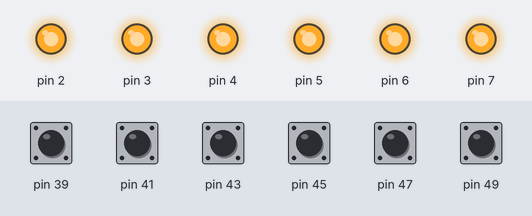
A program run on a simulated Arduino Mega 2560, built with avr-gcc and run on an emulated ATmega2560. Shown: output pins drawn as LEDs (lit = HIGH). The test bench sets the inputs (shaded band); at power-on: pin 39, pin 41, pin 43, pin 45, pin 47, pin 49 HIGH. WiFi joins after 1.5 s; servers stay silent unless stated; no MQTT or app messages arrive unless stated; what the program prints to the serial monitor is not drawn.

Above: at 1.2 s.
1.3 s: pin 41 pulled LOW for 0.15 s
At 2.2 s:
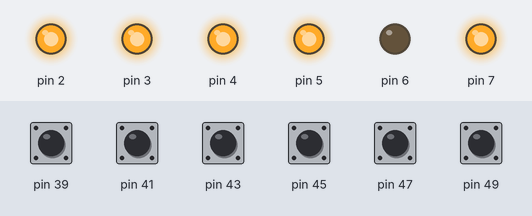
2.9 s: pin 43 pulled LOW for 0.15 s
At 3.4 s:
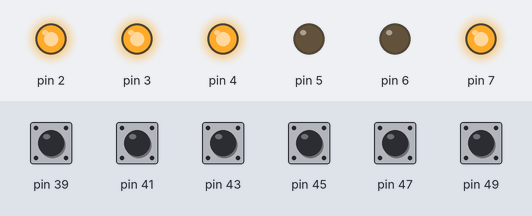
6.0 s: pin 45 pulled LOW for 0.15 s
At 7.0 s:
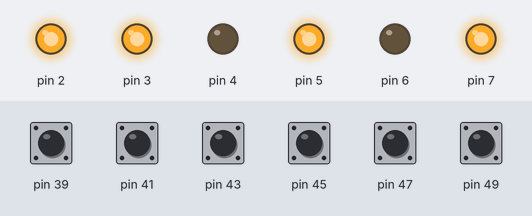
7.6 s: pin 47 pulled LOW for 0.15 s
At 8.2 s:
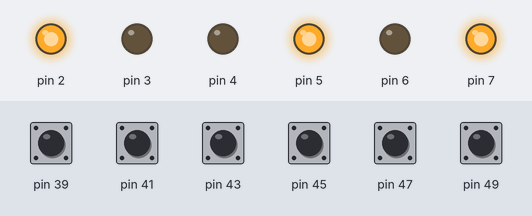
9.2 s: pin 39 pulled LOW for 0.15 s
At 9.5 s:
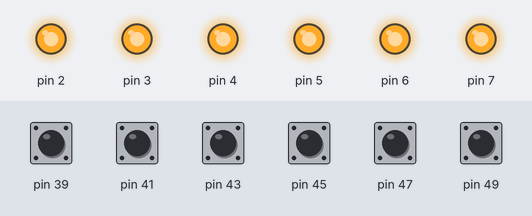
10.8 s: pin 49 pulled LOW for 0.15 s
At 11.8 s:
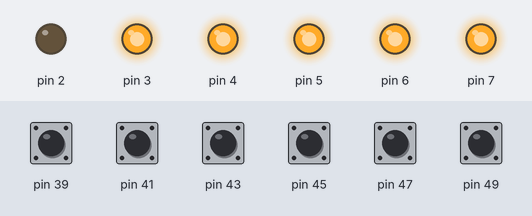
Timing chart, 0 to 13.4 s (numbered marks = the images above; inputs shaded):
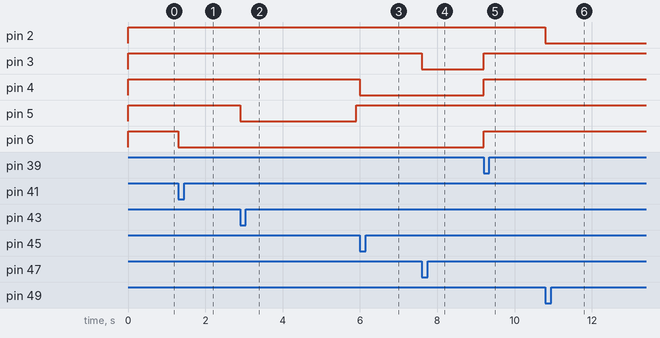

The program:

main.cpp
```cpp
// (licence header left out)
#include "App.h"

// Fancy C hack to let the processor force-reset.
// This is done using a null-pointer, yay!
void (* reset) (void) = 0;

// Create an empty instance of the application.
Omahku::App app;

void setup()
{
    if (!app.setup())
    {
        reset();
    }
}

void loop()
{
    app.loop();
}
```

App.cpp
```cpp
// (licence header left out)
#include "App.h"

using namespace Omahku;

App::App() = default;

App::~App() = default;

// Create outputs.
// Optional: output name in MQTT, if you do not
// specify this, the output pin number will be used.
DigitalOutput test2{Q_RELAY_1, "relay1"};
DigitalOutput test3{Q_RELAY_2};
DigitalOutput test4{Q_RELAY_3};
DigitalOutput test5{Q_RELAY_4};
DigitalOutput test6{Q_RELAY_5};
DigitalOutput test7{Q_RELAY_6};

bool App::setup()
{
    // Startup serial.
    #if INFO == 1
        Serial.begin(115200);
    #endif
    infoln(F("Starting up Omahku controller..."));

    // Setup Ethernet module.
    info(F("[      ] Setting up module Eth..."));
    if (ethernetModule.setup())
    {
        infoln(F("\r[  OK  ] Setting up module Omahku::Eth"));
    } else {
        infoln(F("\r[ FAIL ] Setting up module Omahku::Eth"));
    }

    // Setup MQTT module.
    info(F("[      ] Setting up module MQTT..."));
    if (mqttModule.setup())
    {
        infoln(F("\r[  OK  ] Setting up module Omahku::MQTT"));
    } else {
        infoln(F("\r[ FAIL ] Setting up module Omahku::MQTT"));
    }

    // Set up the digital outputs for use with MQTT.
    DigitalOutput::setMQTTInstance(&mqttModule);

    // Setup I/O.
    test2.addInput(I_PB_1)->addAllOffInput(I_PB_6);
    test3.addInputs(new uint8_t[1]{I_PB_2}, 1)->addAllOffInput(I_PB_6);
    test4.addInputs(new uint8_t[1]{I_PB_3}, 1)->addAllOffInput(I_PB_6)->setTimeDelay(0, 0, 10);
    test5.addInputs(new uint8_t[1]{I_PB_4}, 1)->addAllOffInput(I_PB_6)->setTimeDelay(3000);
    test6.addInputs(new uint8_t[1]{I_PB_5}, 1)->addAllOffInputs(new uint8_t[1]{I_PB_6}, 1);

    infoln(F("Omahku running."));

    return true;
}

void App::loop()
{
    // Loop over every digital output.
    DigitalOutput::loop();

    // Check if there is a link on the Ethernet port.
    // If there is no link, we don't need to keep checking for a new lease.
    // If there is a link, maintain it and maintain the lease.
    // Loop takes a long time to timeout -> Arduino inputs unresponsive.
    // This issue does not occur on an ESP32 with 2 cores.
    if (Ethernet.linkStatus() == LinkON)
    {
        // Handle Ethernet events and maintain the DHCP lease.
        ethernetModule.loop();

        // Handle MQTT looping.
        // It only makes sense to do it here, since if there
        // is no Ethernet connection, MQTT will not function.
        mqttModule.loop();
    }

    // Loop every second.
    if (millis() > timer + 1000)
    {
        timer = millis();
    }
}
```

App.h
```cpp
// (licence header left out)
#ifndef OMAHKU_APP
#define OMAHKU_APP

#include <Arduino.h>
#include "debug.h"
#include "config.h"
#include "lib/Eth/Eth.h"
#include "lib/MQTT/MQTT.h"
#include "lib/DigitalOutput/DigitalOutput.h"

namespace Omahku
{
    class App
    {
    protected:
        Eth ethernetModule;
        MQTT mqttModule;
    public:
        unsigned long timer;
        App();
        ~App();

        bool setup();
        void loop();
    };
}

#endif
```

constants.h
```cpp
// (licence header left out)
#define SECONDS 1000
#define MINUTES 60 * SECONDS
#define HOURS 60 * MINUTES
```

debug.h
```cpp
// (licence header left out)
#ifndef OMAHKU_DEBUG
#define OMAHKU_DEBUG

#define INFO 1
#define DEBUG 0

#if INFO == 1
    #define info(x) Serial.print(x)
    #define infoln(x) Serial.println(x)
#else
    #define info(x)
    #define infoln(x)
#endif

#if DEBUG == 1
    #define debug(x) info(x)
    #define debugln(x) infoln(x)
#else
    #define debug(x)
    #define debugln(x)
#endif

#endif
```

config.h
```cpp
///////////////////////////////////////////
//                                       //
//  General                              //
//                                       //
///////////////////////////////////////////

// # Ethernet settings
// Hostname of the MCU
#define CUSTOM_HOST_NAME "arduino01"

// MAC address of the MCU
// For example: 74:69:69:2D:30:31 becomes 0x74, 0x69, 0x69, 0x2D, 0x30, 0x31
#define MAC_ADDR_BYTE_1 0x74
#define MAC_ADDR_BYTE_2 0x69
#define MAC_ADDR_BYTE_3 0x69
#define MAC_ADDR_BYTE_4 0x2D
#define MAC_ADDR_BYTE_5 0x30
#define MAC_ADDR_BYTE_6 0x31

// # MQTT settings
// Client name
// Default: same name as the host name
#define MQTT_CLIENT_ID CUSTOM_HOST_NAME

// MQTT server IP address
#define MQTT_SERVER_ADDRESS IPAddress(192, 168, 10, 240)

// MQTT server port
// Default: 1883
#define MQTT_SERVER_PORT 1883

///////////////////////////////////////////
//                                       //
//  Inputs                               //
//                                       //
///////////////////////////////////////////
// Inputs - Push Buttons
// You can name these however you want.
// Recommendation: I_PB_<FLOOR>_<ROOM>_<NAME OR NUMBER>
// Example: I_PB_FIRSTFLOOR_BEDROOM1_RIGHT
#define I_PB_1 49
#define I_PB_2 47
#define I_PB_3 45
#define I_PB_4 43
#define I_PB_5 41
#define I_PB_6 39

// Inputs - Switches
// You can name these however you want.
// Recommendation: I_PB_<FLOOR>_<ROOM>_<NAME OR NUMBER>
// Example: I_SW_FIRSTFLOOR_BEDROOM1_LEFT
#define I_SW_1_1 48
#define I_SW_1_2 46
#define I_SW_2_1 44
#define I_SW_2_2 42
#define I_SW_3_1 40
#define I_SW_3_2 38
#define I_SW_4_1 36
#define I_SW_4_2 34

///////////////////////////////////////////
//                                       //
//  Outputs                              //
//                                       //
///////////////////////////////////////////
// Outputs - Digital
// You can name these however you want.
// Recommendation: I_PB_<FLOOR>_<ROOM>_<NAME OR NUMBER>
// Example: Q_FIRSTFLOOR_BEDROOM1_CEILING
#define Q_RELAY_1 2
#define Q_RELAY_2 3
#define Q_RELAY_3 4
#define Q_RELAY_4 5
#define Q_RELAY_5 6
#define Q_RELAY_6 7
#define Q_RELAY_7 8
#define Q_RELAY_8 9

///////////////////////////////////////////
//                                       //
//  Settings                             //
//                                       //
///////////////////////////////////////////
// You can change these if the program does not fit on the MCU.

// Maximum amount of physical outputs that the program supports.
#define MAX_AMOUNT_OF_INSTANCES 100

// Maximum amount of input pins that a single output supports.
#define MAX_AMOUNT_OF_INPUT_PINS 8

// Maximum amount of all off input pins that a single output supports.
#define MAX_AMOUNT_OF_ALL_OFF_INPUT_PINS 8
```

DigitalOutput.cpp
```cpp
// (licence header left out)
#include "DigitalOutput.h"

using namespace Omahku;

uint8_t DigitalOutput::_instanceCount = 0;
DigitalOutput *DigitalOutput::_instances[MAX_AMOUNT_OF_INSTANCES] = {};
MQTT *DigitalOutput::_mqttInstance = nullptr;

DigitalOutput::DigitalOutput(uint8_t outputPin, const char *outputName)
{
    // If there is no output name set, give it
    // the value of the output pin number.
    if (outputName == nullptr) itoa(outputPin, _outputName, 10);
    else strncpy(_outputName, outputName, 40);

    sprintf(_topicName, "%s/%s/%s", CUSTOM_HOST_NAME, "/output/", _outputName);

    // Initialize the pin as an output.
    pinMode(outputPin, OUTPUT);

    // Set the class instance parameters.
    _state = false;
    _outputPin = outputPin;
    setState(false);

    // Setup the input pins.
    _inputPinCount = 0;
    _inputPins[MAX_AMOUNT_OF_INPUT_PINS] = {};
    _allOffPinCount = 0;
    _allOffPins[MAX_AMOUNT_OF_ALL_OFF_INPUT_PINS] = {};

    // Set the time to 0 and disable the function.
    _timeDelay = 0;
    _timeDelayFunction = false;

    // Perform some clever pointer assignment so
    // that we don't have to manually call handle()
    // for every instance.
    _instances[_instanceCount] = this;
    _instanceCount++;
}

DigitalOutput::~DigitalOutput() = default;

DigitalOutput* DigitalOutput::addInput(uint8_t inputPin)
{
    // Set the input pin, as an input pin, obviously.
    pinMode(inputPin, INPUT_PULLUP);

    // Add the input pin to the array.
    _inputPins[_inputPinCount] = inputPin;
    _inputPinCount++;

    return this;
}

DigitalOutput* DigitalOutput::addInputs(uint8_t inputPin[], uint8_t size)
{
    for (uint8_t i = 0; i < size; i++)
    {
        // Set the input pin, as an input pin, obviously.
        pinMode(inputPin[i], INPUT_PULLUP);

        // Add the input pin to the array.
        _inputPins[_inputPinCount] = inputPin[i];
        _inputPinCount++;
    }

    return this;
}

DigitalOutput* DigitalOutput::addAllOffInput(uint8_t inputPin)
{
    // Set the input pin, as an input pin, obviously.
    pinMode(inputPin, INPUT_PULLUP);

    // Add the input pin to the array.
    _allOffPins[_allOffPinCount] = inputPin;
    _allOffPinCount++;

    return this;
}

DigitalOutput* DigitalOutput::addAllOffInputs(uint8_t inputPin[], uint8_t size)
{
    for (uint8_t i = 0; i < size; i++)
    {
        // Set the input pin, as an input pin, obviously.
        pinMode(inputPin[i], INPUT_PULLUP);

        // Add the input pin to the array.
        _allOffPins[_allOffPinCount] = inputPin[i];
        _allOffPinCount++;
    }

    return this;
}

void DigitalOutput::loop()
{
    // Loop over every instance and call it's handle() function.
    for (uint8_t i = 0; i < _instanceCount; i++)
    {
        _instances[i]->handle();
    }
}

// Set the MQTT instance globally for the DigitalOutput class.
void DigitalOutput::setMQTTInstance(MQTT* mqttInstance)
{
    _mqttInstance = mqttInstance;
}

void DigitalOutput::handle()
{
    // Loop over every input pin, and check it's state.
    for (size_t i = 0; i < _inputPinCount; i++)
    {
        // If the input pin is low (pull-up so pull low for active)
        // enter the if function, change the output state, write
        // the output state and then wait until the switch comes
        // high again (released), then we wait 200msec because of contact
        // rumbling happening (read Schmitt Trigger).
        // CHANGEME: PII and PQI should be implemented here for non-blocking usage.
        if (digitalRead(_inputPins[i]) == 0)
        {
            setState(!_state);

            if (_timeDelayFunction) _timeStampOn = millis();

            while (digitalRead(_inputPins[i]) == 0) {}
            delay(200);
        }
    }

    // Loop over all-out input pin, and check it's state.
    for (size_t i = 0; i < _allOffPinCount; i++)
    {
        if (digitalRead(_allOffPins[i]) == 0)
        {
            setState(false);
        }
    }

    // If the time delay function is enabled AND the
    // output is turned on, check if the time differential
    // has been exceeded yet. If it has, turn off the output.
    if (_timeDelayFunction && _state)
    {
        unsigned long timeDifferential = millis() - _timeStampOn;
        if (timeDifferential > _timeDelay)
        {
            setState(false);
        }
    }
}

void DigitalOutput::setState(bool state)
{
    // Set the output state.
    // True is on, false is off.
    _state = state;
    digitalWrite(_outputPin, !_state);

    // If MQTT is enabled, update the status in MQTT.
    if (_mqttInstance != nullptr)
    {
        _mqttInstance->client.publish(_topicName, _state ? "true" : "false");
    }
}

bool DigitalOutput::getState()
{
    // Get the output state.
    // True is on, false is off.
    return _state;
}

void DigitalOutput::setTimeDelay(unsigned long msec)
{
    // Turn on the time delay function.
    _timeDelayFunction = true;

    // Set the total time in msec that is needed.
    _timeDelay = msec;
}

void DigitalOutput::setTimeDelay(int hours, int minutes, int seconds)
{
    // Turn on the time delay function.
    _timeDelayFunction = true;

    // Calculate the total time in msec that is needed.
    _timeDelay = hours * HOURS + minutes * MINUTES + seconds * SECONDS;
}
```

DigitalOutput.h
```cpp
// (licence header left out)
#ifndef OMAHKU_DIGITALOUTPUT
#define OMAHKU_DIGITALOUTPUT

#include <Arduino.h>
#include "lib/MQTT/MQTT.h"
#include "constants.h"

namespace Omahku
{
    class DigitalOutput
    {
    protected:
        // Support a maximum of MAX_AMOUNT_OF_INSTANCES outputs.
        static uint8_t _instanceCount;
        static DigitalOutput* _instances[MAX_AMOUNT_OF_INSTANCES];
        static MQTT* _mqttInstance;

        // Output name and topic for MQTT.
        char _outputName[30];
        char _topicName[100];

        // Output pin and state.
        uint8_t _outputPin;
        bool _state;

        // Supporting a maximum of MAX_AMOUNT_OF_INPUT_PINS push button inputs per output pin.
        uint8_t _inputPinCount;
        uint8_t _inputPins[MAX_AMOUNT_OF_INPUT_PINS];

        // All-out input.
        uint8_t _allOffPinCount;
        uint8_t _allOffPins[MAX_AMOUNT_OF_ALL_OFF_INPUT_PINS];

        // Timer function
        // Turn the light off after a specified amount of time.
        unsigned long _timeStampOn;
        unsigned long _timeDelay;
        bool _timeDelayFunction;

        void handle();
    public:
        DigitalOutput(uint8_t outputPin) : DigitalOutput(outputPin, nullptr) {};
        DigitalOutput(uint8_t outputPin, const char *outputName);
        ~DigitalOutput();

        static void loop();
        static void setMQTTInstance(MQTT* mqttInstance);

        DigitalOutput* addInput(uint8_t inputPin);
        DigitalOutput* addInputs(uint8_t inputPin[], uint8_t size);
        DigitalOutput* addAllOffInput(uint8_t inputPin);
        DigitalOutput* addAllOffInputs(uint8_t inputPin[], uint8_t size);

        void setState(bool state);
        bool getState();

        void setTimeDelay(unsigned long msec);
        void setTimeDelay(int hours, int minutes, int seconds);
    };
}

#endif
```

Eth.cpp
```cpp
#include "Eth.h"

using namespace Omahku;

Eth::Eth() = default;

Eth::~Eth() = default;

bool Eth::setup()
{
    byte macAddress[] = {
        MAC_ADDR_BYTE_1,
        MAC_ADDR_BYTE_2,
        MAC_ADDR_BYTE_3,
        MAC_ADDR_BYTE_4,
        MAC_ADDR_BYTE_5,
        MAC_ADDR_BYTE_6
    };

    // Start the Ethernet connection with the MAC address and specify a timeout of 5 seconds.
    if (Ethernet.begin(macAddress, 5000UL) == 0)
    {
        debugln("Failed to configure Ethernet using DHCP.");

        if (Ethernet.hardwareStatus() == EthernetNoHardware)
        {
            debugln("Ethernet controller not found.");
        }
        else if (Ethernet.linkStatus() == LinkOFF)
        {
            debugln("Ethernet cable is not connected/no link.");
        }

        return false;
    }

    debug("I have an IP address! It's: ");
    debugln(Ethernet.localIP());

    return true;
}

void Eth::loop()
{
    switch (Ethernet.maintain())
    {
        case 1:
            // DHCP lease renewal failed.
            debugln("I have no IP address anymore...");
            break;

        case 2:
            // DHCP lease renewal success.
            debugln("I got to keep my IP address!");
            break;

        case 3:
            // Rebind fail.
            debugln("Rebind failed.");
            break;

        case 4:
            // Rebind success.
            debugln("Rebind success.");
            break;

        default:
            // Nothing going on here...
            break;
    }
}
```

Eth.h
```cpp
#ifndef OMAHKU_ETH
#define OMAHKU_ETH

#include "debug.h"
#include "config.h"
#include <SPI.h>
#include <EthernetENC.h>

namespace Omahku
{
    class Eth
    {
    public:
        Eth();
        ~Eth();

        bool setup();
        void loop();
    };
}

#endif
```

MQTT.cpp
```cpp
// (licence header left out)
#include "MQTT.h"

using namespace Omahku;

MQTT::MQTT() = default;

MQTT::~MQTT() = default;

bool MQTT::setup()
{
    // Create a new PubSubClient with the Ethernet card.
    this->client = PubSubClient(this->ethClient);

    // Set the MQTT server address and port.
    this->client.setServer(MQTT_SERVER_ADDRESS, MQTT_SERVER_PORT);

    return true;
}

void MQTT::loop()
{
    // If the client is not connected, retry the connection.
    if (!client.connected())
    {
        debugln("Trying MQTT connection...");

        if (client.connect(MQTT_CLIENT_ID))
        {
            debugln("MQTT client connected.");
        }
    }

    // Process MQTT messages and maintain the connection
    // to the server. Also send periodic keep alives.
    client.loop();
}
```

MQTT.h
```cpp
// (licence header left out)
#ifndef OMAHKU_MQTT
#define OMAHKU_MQTT

#include "debug.h"
#include "config.h"
#include <EthernetENC.h>
#include <PubSubClient.h>

namespace Omahku
{
    class MQTT
    {
    protected:
        EthernetClient ethClient;

    public:
        PubSubClient client;

        MQTT();
        ~MQTT();

        bool setup();
        void loop();
    };
}

#endif
```

Measured:
- after the input at 1.3 s, pin 6: HIGH → LOW at once
- after the input at 2.9 s, pin 5: HIGH → LOW at once, → HIGH 3.0 s later
- after the input at 6.0 s, pin 4: HIGH → LOW at once
- after the input at 7.6 s, pin 3: HIGH → LOW at once
- after the input at 9.2 s, pin 3, pin 4, pin 6: LOW → HIGH at once
- after the input at 10.8 s, pin 2: HIGH → LOW at once
